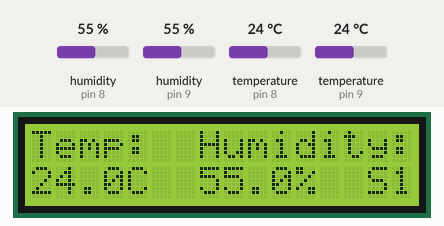
A sketch run on a simulated Arduino Uno, built with avr-gcc and run on an emulated ATmega328P. Parts: 16×2 character LCD. The test bench sets the inputs (shaded band); at power-on: humidity (sensors on pin 8, pin 9) 55 %, temperature (sensors on pin 8, pin 9) 24 °C.

Above: at 1.2 s.
1.3 s: humidity (sensor on pin 8) set to 22 %
At 4.4 s:
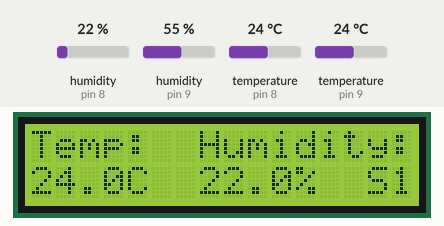
6.7 s: humidity (sensor on pin 9) set to 22 %
At 12.3 s:
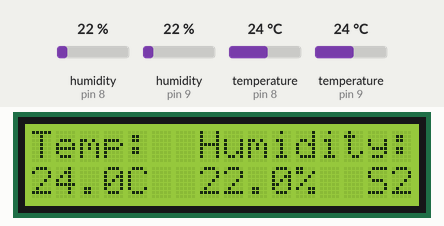
14.0 s: temperature (sensor on pin 8) set to 12 °C
At 16.2 s:
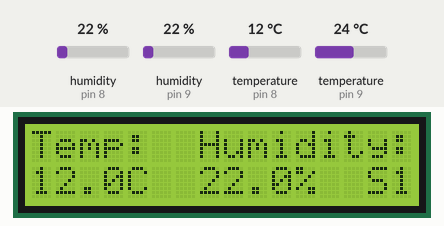
19.2 s: temperature (sensor on pin 9) set to 12 °C
At 24.5 s:
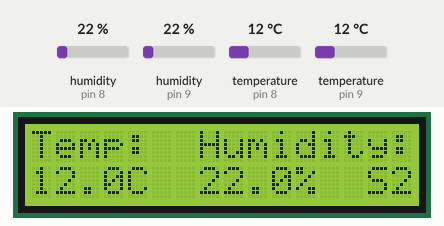
26.5 s: humidity (sensor on pin 8) set to 40 %
At 29.2 s:
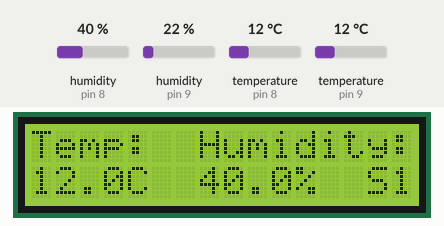
31.7 s: humidity (sensor on pin 9) set to 40 %
At 37.3 s:
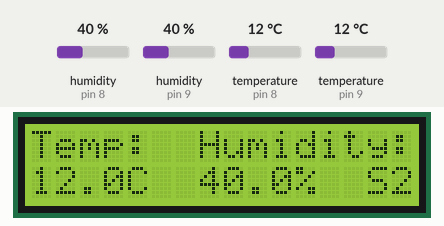
Timing chart, 0 to 38.8 s (numbered marks = the images above; inputs shaded):
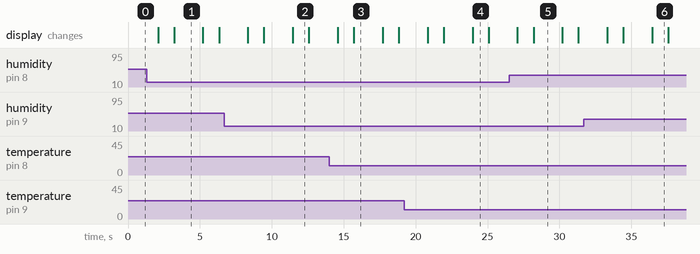

The sketch:

_2_Sensor_to_LCD.ino
```cpp
// Example testing sketch for various DHT humidity/temperature sensors
// Written by ladyada, public domain

#include "DHT.h"
#include <LiquidCrystal.h>

#define DHTPIN1 8     // what pin we're connected to
#define DHTPIN2 9     // what pin we're connected to

// initialize the library with the numbers of the interface pins
LiquidCrystal lcd(7, 6, 5, 4, 3, 2);

// Uncomment whatever type you're using!
//#define DHTTYPE DHT11   // DHT 11
#define DHTTYPE DHT22   // DHT 22  (AM2302)
//#define DHTTYPE DHT21   // DHT 21 (AM2301)

DHT dht1(DHTPIN1, DHTTYPE);
DHT dht2(DHTPIN2, DHTTYPE);

void setup() {
  // set up the LCD's number of columns and rows:
  lcd.begin(16, 2);
  // set up DHT22 sensor;
  dht1.begin();
  dht2.begin();
}

void loop() {
  // Reading temperature or humidity takes about 250 milliseconds!
  // Sensor readings may also be up to 2 seconds 'old' (its a very slow sensor)
  float h1 = dht1.readHumidity();
  float t1 = dht1.readTemperature();
  float h2 = dht2.readHumidity();
  float t2 = dht2.readTemperature();

  lcd.clear();
  lcd.print("Temp:  Humidity:");
  // check if returns are valid, if they are NaN (not a number) then something went wrong!
  lcd.setCursor(0, 1);
  if (isnan(t1) || isnan(h1)) {
    lcd.print("Failed to read from DHT");
  } else {
    lcd.print(t1, 1);
    lcd.print("C");
    lcd.setCursor(7, 1);
    lcd.print(h1, 1);
    lcd.print("%");
    lcd.setCursor(14, 1);
    lcd.print("S1");
    delay(2000);
  }
  lcd.clear();
  lcd.print("Temp:  Humidity:");
  // check if returns are valid, if they are NaN (not a number) then something went wrong!
  lcd.setCursor(0, 1);
  if (isnan(t2) || isnan(h2)) {
    lcd.print("Failed to read from DHT");
  } else {
    lcd.print(t2, 1);
    lcd.print("C");
    lcd.setCursor(7, 1);
    lcd.print(h2, 1);
    lcd.print("%");
    lcd.setCursor(14, 1);
    lcd.print("S2");
    delay(1100);
  }
}
```

Measured:
- after the input at 1.3 s, the display: first differs from a run without the input after 1.9 s (image 1)
- after the input at 6.7 s, the display: first differs from a run without the input after 4.8 s (image 2)
- after the input at 14.0 s, the display: first differs from a run without the input after 1.7 s (image 3)
- after the input at 19.2 s, the display: first differs from a run without the input after 4.8 s (image 4)
- after the input at 26.5 s, the display: first differs from a run without the input after 1.7 s (image 5)
- after the input at 31.7 s, the display: first differs from a run without the input after 4.8 s (image 6)
- what the display in image 1 shows lasts 2.0 s, from 3.2 s to 5.2 s
